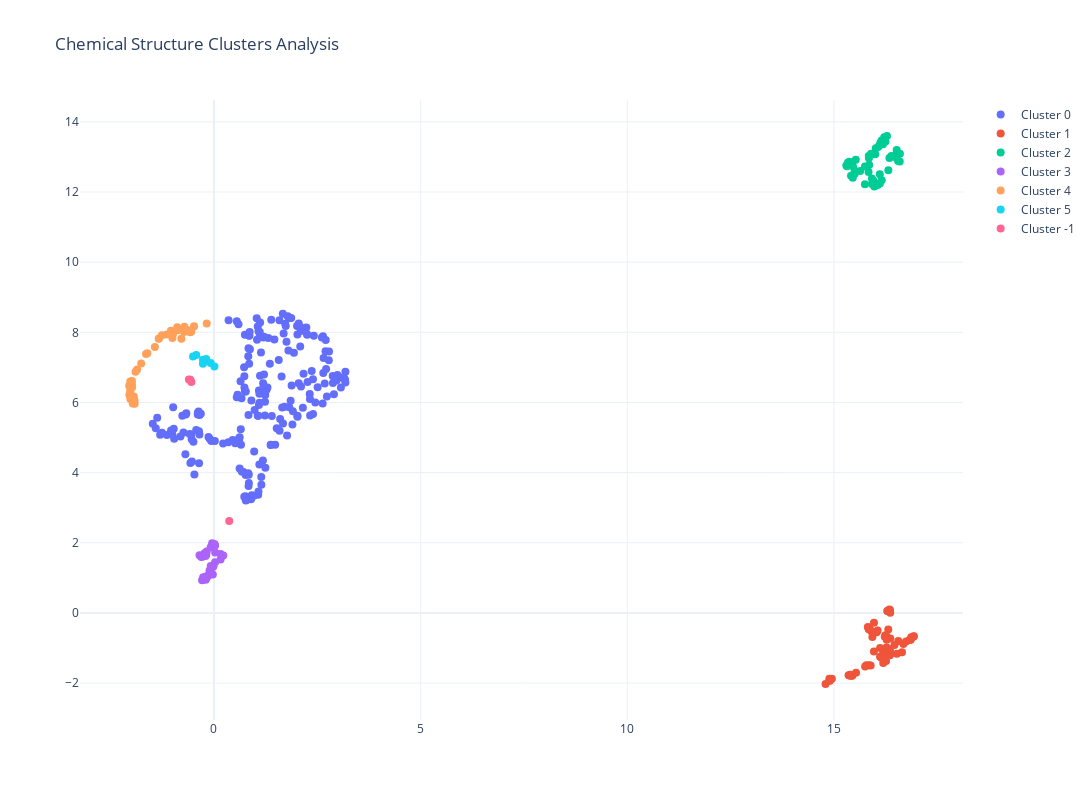

The cell this chart's notebook holds for it:
### Code cell


### Figure 1 — Plotly figure (JSON) as saved in the notebook; plotly's stock layout.template omitted (floating-point values rounded to 4 significant figures; data arrays with more than 128 entries replaced by an {"elided": "..."} marker saying what was removed)
{"data": [{"hoverinfo": "text", "marker": {"size": 8}, "mode": "markers", "name": "Cluster 0", "text": {"elided": "202 str values"}, "type": "scatter", "x": {"elided": "202 float values"}, "y": {"elided": "202 float values"}}, {"hoverinfo": "text", "marker": {"size": 8}, "mode": "markers", "name": "Cluster 1", "text": ["SMILES: COc1ccccc1<br>Cluster: 1<br>Aromatic: 82.8%<br>Halogen: 45.3%<br>Alkene: 12.5%", "SMILES: c1ccccc1<br>Cluster: 1<br>Aromatic: 82.8%<br>Halogen: 45.3%<br>Alkene: 12.5%", "SMILES: Sc1ccccc1<br>Cluster: 1<br>Aromatic: 82.8%<br>Halogen: 45.3%<br>Alkene: 12.5%", "SMILES: Brc1ccccc1<br>Cluster: 1<br>Aromatic: 82.8%<br>Halogen: 45.3%<br>Alkene: 12.5%", "SMILES: CC(C)(C)c1ccccc1<br>Cluster: 1<br>Aromatic: 82.8%<br>Halogen: 45.3%<br>Alkene: 12.5%", "SMILES: Clc1ccccc1<br>Cluster: 1<br>Aromatic: 82.8%<br>Halogen: 45.3%<br>Alkene: 12.5%", "SMILES: Fc1c(F)c(F)c(Cl)c(F)c1F<br>Cluster: 1<br>Aromatic: 82.8%<br>Halogen: 45.3%<br>Alkene: 12.5%", "SMILES: Oc1ccccc1Cl<br>Cluster: 1<br>Aromatic: 82.8%<br>Halogen: 45.3%<br>Alkene: 12.5%", "SMILES: Clc1ccccn1<br>Cluster: 1<br>Aromatic: 82.8%<br>Halogen: 45.3%<br>Alkene: 12.5%", "SMILES: Cc1ccccc1Cl<br>Cluster: 1<br>Aromatic: 82.8%<br>Halogen: 45.3%<br>Alkene: 12.5%", "SMILES: Cc1ccc(Cl)cc1<br>Cluster: 1<br>Aromatic: 82.8%<br>Halogen: 45.3%<br>Alkene: 12.5%", "SMILES: FC(F)(F)c1cccc(Cl)c1<br>Cluster: 1<br>Aromatic: 82.8%<br>Halogen: 45.3%<br>Alkene: 12.5%", "SMILES: FC(F)(F)c1ccc(Cl)cc1<br>Cluster: 1<br>Aromatic: 82.8%<br>Halogen: 45.3%<br>Alkene: 12.5%", "SMILES: C1=CC=CC=CC=C1<br>Cluster: 1<br>Aromatic: 82.8%<br>Halogen: 45.3%<br>Alkene: 12.5%", "SMILES: Clc1cccc(Cl)c1<br>Cluster: 1<br>Aromatic: 82.8%<br>Halogen: 45.3%<br>Alkene: 12.5%", "SMILES: Clc1ccc(Cl)cc1<br>Cluster: 1<br>Aromatic: 82.8%<br>Halogen: 45.3%<br>Alkene: 12.5%", "SMILES: Cc1cccc(C)c1N<br>Cluster: 1<br>Aromatic: 82.8%<br>Halogen: 45.3%<br>Alkene: 12.5%", "SMILES: Cc1cccc(C)n1<br>Cluster: 1<br>Aromatic: 82.8%<br>Halogen: 45.3%<br>Alkene: 12.5%", "SMILES: CCOc1ccccc1<br>Cluster: 1<br>Aromatic: 82.8%<br>Halogen: 45.3%<br>Alkene: 12.5%", "SMILES: CCc1ccccc1<br>Cluster: 1<br>Aromatic: 82.8%<br>Halogen: 45.3%<br>Alkene: 12.5%", "SMILES: Fc1ccccc1<br>Cluster: 1<br>Aromatic: 82.8%<br>Halogen: 45.3%<br>Alkene: 12.5%", "SMILES: Cc1ccccc1F<br>Cluster: 1<br>Aromatic: 82.8%<br>Halogen: 45.3%<br>Alkene: 12.5%", "SMILES: Cc1cccc(F)c1<br>Cluster: 1<br>Aromatic: 82.8%<br>Halogen: 45.3%<br>Alkene: 12.5%", "SMILES: Cc1ccc(F)cc1<br>Cluster: 1<br>Aromatic: 82.8%<br>Halogen: 45.3%<br>Alkene: 12.5%", "SMILES: Fc1ccc(C(F)(F)F)cc1<br>Cluster: 1<br>Aromatic: 82.8%<br>Halogen: 45.3%<br>Alkene: 12.5%", "SMILES: O=Cc1ccco1<br>Cluster: 1<br>Aromatic: 82.8%<br>Halogen: 45.3%<br>Alkene: 12.5%", "SMILES: O=C(O)C(F)(F)C(F)(F)C(F)(F)C(F)(F)C(F)(F)C(F)(F)C(F)(F)C(F)(F)F<br>Cluster: 1<br>Aromatic: 82.8%<br>Halogen: 45.3%<br>Alkene: 12.5%", "SMILES: Fc1c(F)c(F)c(F)c(F)c1F<br>Cluster: 1<br>Aromatic: 82.8%<br>Halogen: 45.3%<br>Alkene: 12.5%", "SMILES: c1ccc2c(c1)CCC2<br>Cluster: 1<br>Aromatic: 82.8%<br>Halogen: 45.3%<br>Alkene: 12.5%", "SMILES: C1=Cc2ccccc2C1<br>Cluster: 1<br>Aromatic: 82.8%<br>Halogen: 45.3%<br>Alkene: 12.5%", "SMILES: CC(C)Cc1ccccc1<br>Cluster: 1<br>Aromatic: 82.8%<br>Halogen: 45.3%<br>Alkene: 12.5%", "SMILES: C=C(C)c1ccccc1<br>Cluster: 1<br>Aromatic: 82.8%<br>Halogen: 45.3%<br>Alkene: 12.5%", "SMILES: CC(C)c1ccccc1<br>Cluster: 1<br>Aromatic: 82.8%<br>Halogen: 45.3%<br>Alkene: 12.5%", "SMILES: Cc1ccccc1C(C)C<br>Cluster: 1<br>Aromatic: 82.8%<br>Halogen: 45.3%<br>Alkene: 12.5%", "SMILES: Cc1cccc(C(C)C)c1<br>Cluster: 1<br>Aromatic: 82.8%<br>Halogen: 45.3%<br>Alkene: 12.5%", "SMILES: Cc1ccc(N)cc1<br>Cluster: 1<br>Aromatic: 82.8%<br>Halogen: 45.3%<br>Alkene: 12.5%", "SMILES: Cc1ccccn1<br>Cluster: 1<br>Aromatic: 82.8%<br>Halogen: 45.3%<br>Alkene: 12.5%", "SMILES: Cc1cccnc1<br>Cluster: 1<br>Aromatic: 82.8%<br>Halogen: 45.3%<br>Alkene: 12.5%", "SMILES: Cc1ccncc1<br>Cluster: 1<br>Aromatic: 82.8%<br>Halogen: 45.3%<br>Alkene: 12.5%", "SMILES: C=Cc1ccccc1C<br>Cluster: 1<br>Aromatic: 82.8%<br>Halogen: 45.3%<br>Alkene: 12.5%", "SMILES: C=Cc1cccc(C)c1<br>Cluster: 1<br>Aromatic: 82.8%<br>Halogen: 45.3%<br>Alkene: 12.5%", "SMILES: C=Cc1ccc(C)cc1<br>Cluster: 1<br>Aromatic: 82.8%<br>Halogen: 45.3%<br>Alkene: 12.5%", "SMILES: Cc1cccs1<br>Cluster: 1<br>Aromatic: 82.8%<br>Halogen: 45.3%<br>Alkene: 12.5%", "SMILES: Cc1ccsc1<br>Cluster: 1<br>Aromatic: 82.8%<br>Halogen: 45.3%<br>Alkene: 12.5%", "SMILES: O=C(O)C(F)(F)C(F)(F)C(F)(F)C(F)(F)C(F)(F)C(F)(F)C(F)(F)C(F)(F)C(F)(F)F<br>Cluster: 1<br>Aromatic: 82.8%<br>Halogen: 45.3%<br>Alkene: 12.5%", "SMILES: FC(F)C(F)(F)C(F)(F)C(F)(F)C(F)(F)C(F)(F)C(F)(F)F<br>Cluster: 1<br>Aromatic: 82.8%<br>Halogen: 45.3%<br>Alkene: 12.5%", "SMILES: O=C(O)C(F)(F)C(F)(F)C(F)(F)C(F)(F)C(F)(F)C(F)(F)C(F)(F)F<br>Cluster: 1<br>Aromatic: 82.8%<br>Halogen: 45.3%<br>Alkene: 12.5%", "SMILES: FC(F)(F)C(F)(F)C(F)(F)C(F)(F)C(F)(F)C(F)(F)C(F)(F)F<br>Cluster: 1<br>Aromatic: 82.8%<br>Halogen: 45.3%<br>Alkene: 12.5%", "SMILES: FC(F)(F)C1(F)C(F)(F)C(F)(F)C(F)(F)C(F)(F)C1(F)F<br>Cluster: 1<br>Aromatic: 82.8%<br>Halogen: 45.3%<br>Alkene: 12.5%", "SMILES: S=C=Nc1ccccc1<br>Cluster: 1<br>Aromatic: 82.8%<br>Halogen: 45.3%<br>Alkene: 12.5%", "SMILES: CC=Cc1ccccc1<br>Cluster: 1<br>Aromatic: 82.8%<br>Halogen: 45.3%<br>Alkene: 12.5%", "SMILES: CCCc1ccccc1<br>Cluster: 1<br>Aromatic: 82.8%<br>Halogen: 45.3%<br>Alkene: 12.5%", "SMILES: c1cc[nH]c1<br>Cluster: 1<br>Aromatic: 82.8%<br>Halogen: 45.3%<br>Alkene: 12.5%", "SMILES: C=Cc1ccccc1<br>Cluster: 1<br>Aromatic: 82.8%<br>Halogen: 45.3%<br>Alkene: 12.5%", "SMILES: Fc1ccc(F)c(F)c1F<br>Cluster: 1<br>Aromatic: 82.8%<br>Halogen: 45.3%<br>Alkene: 12.5%", "SMILES: Fc1cc(F)c(F)c(F)c1<br>Cluster: 1<br>Aromatic: 82.8%<br>Halogen: 45.3%<br>Alkene: 12.5%", "SMILES: Fc1cc(F)c(F)cc1F<br>Cluster: 1<br>Aromatic: 82.8%<br>Halogen: 45.3%<br>Alkene: 12.5%", "SMILES: ClC(Cl)(Cl)c1ccccc1<br>Cluster: 1<br>Aromatic: 82.8%<br>Halogen: 45.3%<br>Alkene: 12.5%", "SMILES: Fc1cc(F)cc(F)c1<br>Cluster: 1<br>Aromatic: 82.8%<br>Halogen: 45.3%<br>Alkene: 12.5%", "SMILES: FC(F)(F)c1ccccc1<br>Cluster: 1<br>Aromatic: 82.8%<br>Halogen: 45.3%<br>Alkene: 12.5%", "SMILES: Cc1cccc(C)c1C<br>Cluster: 1<br>Aromatic: 82.8%<br>Halogen: 45.3%<br>Alkene: 12.5%", "SMILES: Cc1ccc(C)c(C)c1<br>Cluster: 1<br>Aromatic: 82.8%<br>Halogen: 45.3%<br>Alkene: 12.5%", "SMILES: Cc1cc(C)cc(C)c1<br>Cluster: 1<br>Aromatic: 82.8%<br>Halogen: 45.3%<br>Alkene: 12.5%", "SMILES: Cc1cc(C)nc(C)c1<br>Cluster: 1<br>Aromatic: 82.8%<br>Halogen: 45.3%<br>Alkene: 12.5%"], "type": "scatter", "x": [16.28, 16.46, 16.3, 16.35, 15.93, 16.3, 15.43, 16.31, 16.52, 16.36, 16.27, 15.85, 15.89, 16.65, 16.19, 16.26, 15.86, 16.31, 16.24, 16.36, 16.22, 16.19, 16.15, 16.11, 15.75, 16.88, 14.9, 15.44, 16.68, 16.56, 16.05, 16.36, 16.03, 15.9, 15.84, 16.27, 16.74, 16.86, 16.82, 16.35, 16.29, 16.33, 16.87, 16.93, 14.95, 14.79, 14.89, 14.89, 14.9, 16.11, 16.29, 16.23, 16.93, 16.34, 15.39, 15.39, 15.35, 15.97, 15.53, 15.78, 15.84, 15.82, 15.84, 15.97], "y": [-0.7655, -0.9116, -1.179, -1.204, -0.6871, -1.182, -1.789, -1.012, -1.162, -1.088, -0.9826, -1.49, -1.499, -1.123, -1.43, -1.37, -0.4523, -0.4719, -0.6325, -0.7319, -1.314, -1.112, -1.274, -1.25, -1.529, -0.7029, -1.904, -1.786, -0.8856, -0.8015, -0.5036, 0.001948, -0.5498, -0.5227, -0.4517, -0.6677, -0.8106, -0.7636, -0.774, 0.08548, 0.05341, 0.06255, -0.6935, -0.6644, -1.877, -2.026, -1.879, -1.927, -1.933, -1.0, 0.05471, -0.6806, -0.6705, 0.09946, -1.789, -1.761, -1.774, -1.101, -1.704, -1.492, -0.4659, -0.4002, -0.4424, -0.2765]}, {"hoverinfo": "text", "marker": {"size": 8}, "mode": "markers", "name": "Cluster 2", "text": ["SMILES: O=C1CCCO1<br>Cluster: 2<br>Alkene: 31.2%<br>Ether: 18.8%<br>Ester: 6.2%", "SMILES: O=C1CCC1<br>Cluster: 2<br>Alkene: 31.2%<br>Ether: 18.8%<br>Ester: 6.2%", "SMILES: C1CCCCCC1<br>Cluster: 2<br>Alkene: 31.2%<br>Ether: 18.8%<br>Ester: 6.2%", "SMILES: C1=CCCCCC1<br>Cluster: 2<br>Alkene: 31.2%<br>Ether: 18.8%<br>Ester: 6.2%", "SMILES: C1=CCCC=C1<br>Cluster: 2<br>Alkene: 31.2%<br>Ether: 18.8%<br>Ester: 6.2%", "SMILES: C1=CCC=CC1<br>Cluster: 2<br>Alkene: 31.2%<br>Ether: 18.8%<br>Ester: 6.2%", "SMILES: O=C1CCCCC1<br>Cluster: 2<br>Alkene: 31.2%<br>Ether: 18.8%<br>Ester: 6.2%", "SMILES: C1=CCCCC1<br>Cluster: 2<br>Alkene: 31.2%<br>Ether: 18.8%<br>Ester: 6.2%", "SMILES: OC1CCCC1<br>Cluster: 2<br>Alkene: 31.2%<br>Ether: 18.8%<br>Ester: 6.2%", "SMILES: O=C1CCCC1<br>Cluster: 2<br>Alkene: 31.2%<br>Ether: 18.8%<br>Ester: 6.2%", "SMILES: C1=COCCC1<br>Cluster: 2<br>Alkene: 31.2%<br>Ether: 18.8%<br>Ester: 6.2%", "SMILES: C=C1CC(=O)O1<br>Cluster: 2<br>Alkene: 31.2%<br>Ether: 18.8%<br>Ester: 6.2%", "SMILES: CC1(C)CCCCC1<br>Cluster: 2<br>Alkene: 31.2%<br>Ether: 18.8%<br>Ester: 6.2%", "SMILES: CC1CCCCC1C<br>Cluster: 2<br>Alkene: 31.2%<br>Ether: 18.8%<br>Ester: 6.2%", "SMILES: CC1CCCC(C)C1<br>Cluster: 2<br>Alkene: 31.2%<br>Ether: 18.8%<br>Ester: 6.2%", "SMILES: CC1CCC(C)CC1<br>Cluster: 2<br>Alkene: 31.2%<br>Ether: 18.8%<br>Ester: 6.2%", "SMILES: CC1(C)CCCC1<br>Cluster: 2<br>Alkene: 31.2%<br>Ether: 18.8%<br>Ester: 6.2%", "SMILES: CC1CCCC1C<br>Cluster: 2<br>Alkene: 31.2%<br>Ether: 18.8%<br>Ester: 6.2%", "SMILES: CC1CCC(C)C1<br>Cluster: 2<br>Alkene: 31.2%<br>Ether: 18.8%<br>Ester: 6.2%", "SMILES: CC1=C(C)CCC1<br>Cluster: 2<br>Alkene: 31.2%<br>Ether: 18.8%<br>Ester: 6.2%", "SMILES: CC1=CCCC1C<br>Cluster: 2<br>Alkene: 31.2%<br>Ether: 18.8%<br>Ester: 6.2%", "SMILES: C1COCCO1<br>Cluster: 2<br>Alkene: 31.2%<br>Ether: 18.8%<br>Ester: 6.2%", "SMILES: C=C(C)C1CC=C(C)CC1<br>Cluster: 2<br>Alkene: 31.2%<br>Ether: 18.8%<br>Ester: 6.2%", "SMILES: CCC1CCCC1<br>Cluster: 2<br>Alkene: 31.2%<br>Ether: 18.8%<br>Ester: 6.2%", "SMILES: CCC1=CCCC1<br>Cluster: 2<br>Alkene: 31.2%<br>Ether: 18.8%<br>Ester: 6.2%", "SMILES: CCC1(C)CCCC1<br>Cluster: 2<br>Alkene: 31.2%<br>Ether: 18.8%<br>Ester: 6.2%", "SMILES: CCC1CCCC1C<br>Cluster: 2<br>Alkene: 31.2%<br>Ether: 18.8%<br>Ester: 6.2%", "SMILES: CC12CCC(CC1)C(C)(C)O2<br>Cluster: 2<br>Alkene: 31.2%<br>Ether: 18.8%<br>Ester: 6.2%", "SMILES: CC(C)C1CCCC1<br>Cluster: 2<br>Alkene: 31.2%<br>Ether: 18.8%<br>Ester: 6.2%", "SMILES: CC1CCCCC1<br>Cluster: 2<br>Alkene: 31.2%<br>Ether: 18.8%<br>Ester: 6.2%", "SMILES: CC1CC=CCC1<br>Cluster: 2<br>Alkene: 31.2%<br>Ether: 18.8%<br>Ester: 6.2%", "SMILES: CN1CCCC1<br>Cluster: 2<br>Alkene: 31.2%<br>Ether: 18.8%<br>Ester: 6.2%", "SMILES: C1COCCN1<br>Cluster: 2<br>Alkene: 31.2%<br>Ether: 18.8%<br>Ester: 6.2%", "SMILES: C1=CC2C=CC1C2<br>Cluster: 2<br>Alkene: 31.2%<br>Ether: 18.8%<br>Ester: 6.2%", "SMILES: O=C1CCO1<br>Cluster: 2<br>Alkene: 31.2%<br>Ether: 18.8%<br>Ester: 6.2%", "SMILES: CC1OC(C)OC(C)O1<br>Cluster: 2<br>Alkene: 31.2%<br>Ether: 18.8%<br>Ester: 6.2%", "SMILES: CC1=CCC2CC1C2(C)C<br>Cluster: 2<br>Alkene: 31.2%<br>Ether: 18.8%<br>Ester: 6.2%", "SMILES: C=C1CCC2CC1C2(C)C<br>Cluster: 2<br>Alkene: 31.2%<br>Ether: 18.8%<br>Ester: 6.2%", "SMILES: C1CCNCC1<br>Cluster: 2<br>Alkene: 31.2%<br>Ether: 18.8%<br>Ester: 6.2%", "SMILES: CCCC1CCCC1<br>Cluster: 2<br>Alkene: 31.2%<br>Ether: 18.8%<br>Ester: 6.2%", "SMILES: C1CCNC1<br>Cluster: 2<br>Alkene: 31.2%<br>Ether: 18.8%<br>Ester: 6.2%", "SMILES: C1CCOCC1<br>Cluster: 2<br>Alkene: 31.2%<br>Ether: 18.8%<br>Ester: 6.2%", "SMILES: C1CCSC1<br>Cluster: 2<br>Alkene: 31.2%<br>Ether: 18.8%<br>Ester: 6.2%", "SMILES: C1CSC1<br>Cluster: 2<br>Alkene: 31.2%<br>Ether: 18.8%<br>Ester: 6.2%", "SMILES: CC1CCCC1(C)C<br>Cluster: 2<br>Alkene: 31.2%<br>Ether: 18.8%<br>Ester: 6.2%", "SMILES: CC1CCC(C)(C)C1<br>Cluster: 2<br>Alkene: 31.2%<br>Ether: 18.8%<br>Ester: 6.2%", "SMILES: CC1CC(C)C(C)C1<br>Cluster: 2<br>Alkene: 31.2%<br>Ether: 18.8%<br>Ester: 6.2%", "SMILES: C=CC1CC=CCC1<br>Cluster: 2<br>Alkene: 31.2%<br>Ether: 18.8%<br>Ester: 6.2%"], "type": "scatter", "x": [15.5, 15.63, 15.84, 15.96, 15.98, 16.01, 15.85, 15.92, 15.84, 15.75, 15.75, 15.45, 16.49, 16.1, 16.15, 16.12, 16.39, 16.24, 16.17, 15.84, 16.11, 15.5, 16.31, 15.89, 15.92, 16.34, 16.18, 16.59, 16.07, 16.01, 16.15, 15.53, 15.32, 16.05, 15.41, 16.22, 16.55, 16.59, 15.35, 16.0, 15.33, 15.46, 15.37, 15.3, 16.52, 16.52, 16.28, 16.11], "y": [12.52, 12.6, 13.03, 12.31, 12.16, 12.18, 12.77, 12.23, 12.96, 12.73, 12.22, 12.41, 12.99, 13.34, 13.47, 13.4, 13.03, 13.44, 13.45, 12.57, 12.51, 12.61, 12.62, 13.09, 12.38, 12.97, 13.36, 13.09, 13.29, 13.25, 12.33, 12.92, 12.73, 12.2, 12.46, 13.56, 12.89, 12.87, 12.84, 13.08, 12.82, 12.74, 12.86, 12.75, 13.13, 13.2, 13.6, 12.24]}, {"hoverinfo": "text", "marker": {"size": 8}, "mode": "markers", "name": "Cluster 3", "text": ["SMILES: CC(C)(C)CCl<br>Cluster: 3<br>Alcohol: 18.8%<br>Alkene: 18.8%<br>Ketone: 9.4%", "SMILES: CCC(C)(C)Cl<br>Cluster: 3<br>Alcohol: 18.8%<br>Alkene: 18.8%<br>Ketone: 9.4%", "SMILES: CC(=O)CC(C)(C)O<br>Cluster: 3<br>Alcohol: 18.8%<br>Alkene: 18.8%<br>Ketone: 9.4%", "SMILES: CC(C)(C)OC(C)(C)C<br>Cluster: 3<br>Alcohol: 18.8%<br>Alkene: 18.8%<br>Ketone: 9.4%", "SMILES: CC(C)(C)OOC(C)(C)C<br>Cluster: 3<br>Alcohol: 18.8%<br>Alkene: 18.8%<br>Ketone: 9.4%", "SMILES: CC(C)C(C)(C)O<br>Cluster: 3<br>Alcohol: 18.8%<br>Alkene: 18.8%<br>Ketone: 9.4%", "SMILES: CC(=O)C(C)(C)C<br>Cluster: 3<br>Alcohol: 18.8%<br>Alkene: 18.8%<br>Ketone: 9.4%", "SMILES: CCCCC(C)(C)C<br>Cluster: 3<br>Alcohol: 18.8%<br>Alkene: 18.8%<br>Ketone: 9.4%", "SMILES: CCCC(C)(C)CC<br>Cluster: 3<br>Alcohol: 18.8%<br>Alkene: 18.8%<br>Ketone: 9.4%", "SMILES: CCC=CC(C)(C)C<br>Cluster: 3<br>Alcohol: 18.8%<br>Alkene: 18.8%<br>Ketone: 9.4%", "SMILES: CCCC(C)(C)C<br>Cluster: 3<br>Alcohol: 18.8%<br>Alkene: 18.8%<br>Ketone: 9.4%", "SMILES: CCC(C)(C)CC<br>Cluster: 3<br>Alcohol: 18.8%<br>Alkene: 18.8%<br>Ketone: 9.4%", "SMILES: C=CC(C)(C)CC<br>Cluster: 3<br>Alcohol: 18.8%<br>Alkene: 18.8%<br>Ketone: 9.4%", "SMILES: CC=CC(C)(C)C<br>Cluster: 3<br>Alcohol: 18.8%<br>Alkene: 18.8%<br>Ketone: 9.4%", "SMILES: CCC(C)(CC)CC<br>Cluster: 3<br>Alcohol: 18.8%<br>Alkene: 18.8%<br>Ketone: 9.4%", "SMILES: CCC(C)(C)S<br>Cluster: 3<br>Alcohol: 18.8%<br>Alkene: 18.8%<br>Ketone: 9.4%", "SMILES: CCC(C)(C)O<br>Cluster: 3<br>Alcohol: 18.8%<br>Alkene: 18.8%<br>Ketone: 9.4%", "SMILES: CCCC(C)(C)O<br>Cluster: 3<br>Alcohol: 18.8%<br>Alkene: 18.8%<br>Ketone: 9.4%", "SMILES: CCC(C)(O)CC<br>Cluster: 3<br>Alcohol: 18.8%<br>Alkene: 18.8%<br>Ketone: 9.4%", "SMILES: CC(C)(C)O<br>Cluster: 3<br>Alcohol: 18.8%<br>Alkene: 18.8%<br>Ketone: 9.4%", "SMILES: CC(C)(C)C(C)(C)C<br>Cluster: 3<br>Alcohol: 18.8%<br>Alkene: 18.8%<br>Ketone: 9.4%", "SMILES: CCC(C)CC(C)(C)C<br>Cluster: 3<br>Alcohol: 18.8%<br>Alkene: 18.8%<br>Ketone: 9.4%", "SMILES: CC(C)CCC(C)(C)C<br>Cluster: 3<br>Alcohol: 18.8%<br>Alkene: 18.8%<br>Ketone: 9.4%", "SMILES: CCCC(C)(C)C(C)C<br>Cluster: 3<br>Alcohol: 18.8%<br>Alkene: 18.8%<br>Ketone: 9.4%", "SMILES: CCC(C)(C)CC(C)C<br>Cluster: 3<br>Alcohol: 18.8%<br>Alkene: 18.8%<br>Ketone: 9.4%", "SMILES: CCC(C)C(C)(C)C<br>Cluster: 3<br>Alcohol: 18.8%<br>Alkene: 18.8%<br>Ketone: 9.4%", "SMILES: CC(C)CC(C)(C)C<br>Cluster: 3<br>Alcohol: 18.8%<br>Alkene: 18.8%<br>Ketone: 9.4%", "SMILES: CCC(C)(C)C(C)C<br>Cluster: 3<br>Alcohol: 18.8%<br>Alkene: 18.8%<br>Ketone: 9.4%", "SMILES: CC(C)C(=O)C(C)(C)C<br>Cluster: 3<br>Alcohol: 18.8%<br>Alkene: 18.8%<br>Ketone: 9.4%", "SMILES: C=C(C)C(C)(C)CC<br>Cluster: 3<br>Alcohol: 18.8%<br>Alkene: 18.8%<br>Ketone: 9.4%", "SMILES: C=C(C)CC(C)(C)C<br>Cluster: 3<br>Alcohol: 18.8%<br>Alkene: 18.8%<br>Ketone: 9.4%", "SMILES: CC(C)=CC(C)(C)C<br>Cluster: 3<br>Alcohol: 18.8%<br>Alkene: 18.8%<br>Ketone: 9.4%"], "type": "scatter", "x": [-0.02636, -0.04488, -0.2052, -0.02859, -0.05302, -0.01156, -0.2314, -0.07885, 0.1595, -0.2041, 0.02632, 0.1603, -0.1763, -0.313, 0.2248, 0.02697, -0.08119, -0.217, 0.02898, 0.01149, -0.1083, -0.2008, -0.1981, -0.09385, -0.1785, -0.1399, -0.2882, -0.182, -0.2617, -0.3504, -0.2917, -0.1858], "y": [1.933, 1.986, 1.719, 1.094, 1.275, 1.332, 1.696, 1.336, 1.521, 1.622, 1.444, 1.677, 1.754, 1.603, 1.637, 1.924, 1.87, 1.678, 1.726, 1.967, 1.208, 0.9463, 1.035, 1.108, 1.003, 1.061, 0.9304, 1.046, 1.016, 1.644, 1.592, 1.665]}, {"hoverinfo": "text", "marker": {"size": 8}, "mode": "markers", "name": "Cluster 4", "text": ["SMILES: CC(C)CNCC(C)C<br>Cluster: 4<br>Ether: 41.0%<br>Ester: 38.5%<br>Alcohol: 12.8%", "SMILES: CC(C)CCOCCC(C)C<br>Cluster: 4<br>Ether: 41.0%<br>Ester: 38.5%<br>Alcohol: 12.8%", "SMILES: CC(C)NC(C)C<br>Cluster: 4<br>Ether: 41.0%<br>Ester: 38.5%<br>Alcohol: 12.8%", "SMILES: CC(C)CC(=O)CC(C)C<br>Cluster: 4<br>Ether: 41.0%<br>Ester: 38.5%<br>Alcohol: 12.8%", "SMILES: CCCC(C)C(C)C<br>Cluster: 4<br>Ether: 41.0%<br>Ester: 38.5%<br>Alcohol: 12.8%", "SMILES: CCC(C)CC(C)C<br>Cluster: 4<br>Ether: 41.0%<br>Ester: 38.5%<br>Alcohol: 12.8%", "SMILES: CC(C)CCC(C)C<br>Cluster: 4<br>Ether: 41.0%<br>Ester: 38.5%<br>Alcohol: 12.8%", "SMILES: CCC(C)C(C)CC<br>Cluster: 4<br>Ether: 41.0%<br>Ester: 38.5%<br>Alcohol: 12.8%", "SMILES: CC(C)CCCCC(C)C<br>Cluster: 4<br>Ether: 41.0%<br>Ester: 38.5%<br>Alcohol: 12.8%", "SMILES: CCC(C)C(C)C<br>Cluster: 4<br>Ether: 41.0%<br>Ester: 38.5%<br>Alcohol: 12.8%", "SMILES: CC(C)CC(C)C<br>Cluster: 4<br>Ether: 41.0%<br>Ester: 38.5%<br>Alcohol: 12.8%", "SMILES: C=C(C)CC(C)C<br>Cluster: 4<br>Ether: 41.0%<br>Ester: 38.5%<br>Alcohol: 12.8%", "SMILES: CC(C)=CC(C)C<br>Cluster: 4<br>Ether: 41.0%<br>Ester: 38.5%<br>Alcohol: 12.8%", "SMILES: CCOC(=O)C(C)Cl<br>Cluster: 4<br>Ether: 41.0%<br>Ester: 38.5%<br>Alcohol: 12.8%", "SMILES: CCC(C(C)C)C(C)C<br>Cluster: 4<br>Ether: 41.0%<br>Ester: 38.5%<br>Alcohol: 12.8%", "SMILES: CCOC(=O)CC(C)C<br>Cluster: 4<br>Ether: 41.0%<br>Ester: 38.5%<br>Alcohol: 12.8%", "SMILES: CCC(CC)C(C)C<br>Cluster: 4<br>Ether: 41.0%<br>Ester: 38.5%<br>Alcohol: 12.8%", "SMILES: CCOC(=O)C(C)C<br>Cluster: 4<br>Ether: 41.0%<br>Ester: 38.5%<br>Alcohol: 12.8%", "SMILES: CC(=O)OCC(C)C<br>Cluster: 4<br>Ether: 41.0%<br>Ester: 38.5%<br>Alcohol: 12.8%", "SMILES: CCCC(=O)OCC(C)C<br>Cluster: 4<br>Ether: 41.0%<br>Ester: 38.5%<br>Alcohol: 12.8%", "SMILES: CC(C)COC(=O)C(C)C<br>Cluster: 4<br>Ether: 41.0%<br>Ester: 38.5%<br>Alcohol: 12.8%", "SMILES: CC(C)COC(=O)CC(C)C<br>Cluster: 4<br>Ether: 41.0%<br>Ester: 38.5%<br>Alcohol: 12.8%", "SMILES: CC(=O)OCCC(C)C<br>Cluster: 4<br>Ether: 41.0%<br>Ester: 38.5%<br>Alcohol: 12.8%", "SMILES: CC(=O)OC(C)C<br>Cluster: 4<br>Ether: 41.0%<br>Ester: 38.5%<br>Alcohol: 12.8%", "SMILES: CC(C)OC(=O)CCl<br>Cluster: 4<br>Ether: 41.0%<br>Ester: 38.5%<br>Alcohol: 12.8%", "SMILES: CC(C)OC(=O)C(C)C<br>Cluster: 4<br>Ether: 41.0%<br>Ester: 38.5%<br>Alcohol: 12.8%", "SMILES: CC(C)C(C)O<br>Cluster: 4<br>Ether: 41.0%<br>Ester: 38.5%<br>Alcohol: 12.8%", "SMILES: CC(=O)C(C)C<br>Cluster: 4<br>Ether: 41.0%<br>Ester: 38.5%<br>Alcohol: 12.8%", "SMILES: CC(=O)CCC(C)C<br>Cluster: 4<br>Ether: 41.0%<br>Ester: 38.5%<br>Alcohol: 12.8%", "SMILES: COC(=O)CC(C)C<br>Cluster: 4<br>Ether: 41.0%<br>Ester: 38.5%<br>Alcohol: 12.8%", "SMILES: COC(=O)C(C)O<br>Cluster: 4<br>Ether: 41.0%<br>Ester: 38.5%<br>Alcohol: 12.8%", "SMILES: CCC(C)C(C)O<br>Cluster: 4<br>Ether: 41.0%<br>Ester: 38.5%<br>Alcohol: 12.8%", "SMILES: CC(C)CC(C)O<br>Cluster: 4<br>Ether: 41.0%<br>Ester: 38.5%<br>Alcohol: 12.8%", "SMILES: CCC(O)C(C)C<br>Cluster: 4<br>Ether: 41.0%<br>Ester: 38.5%<br>Alcohol: 12.8%", "SMILES: CC(=O)CC(C)C<br>Cluster: 4<br>Ether: 41.0%<br>Ester: 38.5%<br>Alcohol: 12.8%", "SMILES: CCCOC(=O)C(C)C<br>Cluster: 4<br>Ether: 41.0%<br>Ester: 38.5%<br>Alcohol: 12.8%", "SMILES: CCCOC(=O)CC(C)C<br>Cluster: 4<br>Ether: 41.0%<br>Ester: 38.5%<br>Alcohol: 12.8%", "SMILES: CC(C)CC(C)C(C)C<br>Cluster: 4<br>Ether: 41.0%<br>Ester: 38.5%<br>Alcohol: 12.8%", "SMILES: CC(C)=C(C)C(C)C<br>Cluster: 4<br>Ether: 41.0%<br>Ester: 38.5%<br>Alcohol: 12.8%"], "type": "scatter", "x": [-2.026, -1.86, -2.028, -1.762, -1.94, -1.981, -1.984, -1.922, -1.898, -2.047, -1.981, -0.7885, -0.5778, -0.1759, -2.025, -1.261, -1.951, -0.8898, -1.006, -1.338, -1.613, -1.644, -1.143, -0.7234, -0.4826, -1.43, -2.022, -0.6496, -0.9914, -1.018, -0.7185, -1.966, -1.984, -1.92, -0.8686, -1.041, -1.33, -2.053, -0.5476], "y": [6.599, 6.938, 6.329, 7.113, 6.171, 6.436, 6.612, 6.055, 6.877, 6.212, 6.494, 7.817, 8.005, 8.251, 6.284, 7.918, 6.045, 8.145, 7.838, 7.816, 7.4, 7.384, 7.94, 8.01, 8.175, 7.582, 6.098, 8.066, 7.954, 8.018, 8.156, 5.972, 6.155, 5.961, 8.055, 8.043, 7.82, 6.475, 8.025]}, {"hoverinfo": "text", "marker": {"size": 8}, "mode": "markers", "name": "Cluster 5", "text": ["SMILES: CCO[N+](=O)[O-]<br>Cluster: 5<br>", "SMILES: CC(C)CO[N+](=O)[O-]<br>Cluster: 5<br>", "SMILES: CC(C)CCO[N+](=O)[O-]<br>Cluster: 5<br>", "SMILES: CC[N+](=O)[O-]<br>Cluster: 5<br>", "SMILES: C[N+](=O)[O-]<br>Cluster: 5<br>", "SMILES: CCC[N+](=O)[O-]<br>Cluster: 5<br>", "SMILES: CC(C)[N+](=O)[O-]<br>Cluster: 5<br>", "SMILES: CCCO[N+](=O)[O-]<br>Cluster: 5<br>", "SMILES: O=[N+]([O-])C([N+](=O)[O-])([N+](=O)[O-])[N+](=O)[O-]<br>Cluster: 5<br>"], "type": "scatter", "x": [-0.1976, -0.4292, -0.5072, -0.08118, 0.01111, -0.1894, -0.189, -0.2687, -0.2667], "y": [7.2, 7.355, 7.311, 7.123, 7.026, 7.237, 7.189, 7.216, 7.107]}, {"hoverinfo": "text", "marker": {"size": 8}, "mode": "markers", "name": "Cluster -1", "text": ["SMILES: CCC(C)(Cl)Cl<br>Cluster: Noise", "SMILES: CC(C)COC=O<br>Cluster: Noise", "SMILES: C=COCC(C)C<br>Cluster: Noise", "SMILES: CC(C)CCOC=O<br>Cluster: Noise"], "type": "scatter", "x": [0.3691, -0.5725, -0.5471, -0.6074], "y": [2.623, 6.646, 6.584, 6.655]}], "layout": {"height": 800, "hovermode": "closest", "showlegend": true, "title": {"text": "Chemical Structure Clusters Analysis"}, "width": 1200}}
